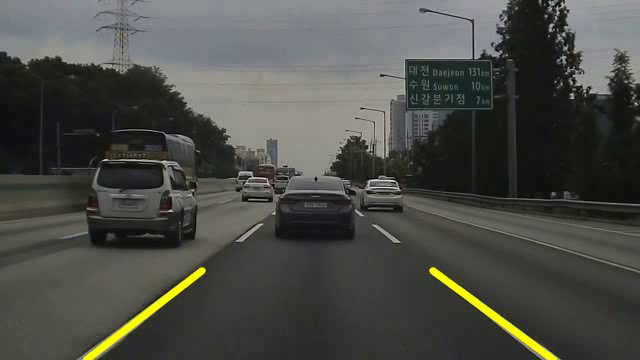
//> input picture frame 37 of RoadLaneDetection/RoadLaneDetection/result.avi, 640 x 360 px, given in place of change.mp4, which was not available
$ ./main   (built with g++ and OpenCV 4)
//> lines starting //> are read from the running program, lines starting //| are printed output that depends on the picture; after the words box and inside, x2 and y2 are one past the last pixel; in counts of white or black regions, pixels touching at a corner belong together; pictures that were not available may be replaced by others from this repository, and a replacement may not be noted
### RoadLaneDetection/RoadLaneDetection/RoadLaneDetector.h
#pragma once
#include <opencv2/highgui/highgui.hpp>
#include<iostream>
#include <string>
#include <vector>
#include "opencv2/opencv.hpp"

using namespace std;
using namespace cv;

class RoadLaneDetector
{
private:
	double img_size, img_center;
	double left_m, right_m;
	Point left_b, right_b;
	bool left_detect = false, right_detect = false;

	double poly_bottom_width = 0.85;
	double poly_top_width = 0.07;
	double poly_height = 0.4;


public:
	Mat filter_colors(Mat img_frame);
	Mat limit_region(Mat img_edges);
	vector<Vec4i> houghLines(Mat img_mask);
	vector<vector<Vec4i> > separateLine(Mat img_edges, vector<Vec4i> lines);
	vector<Point> regression(vector<vector<Vec4i> > separated_lines, Mat img_input);
	Mat drawLine(Mat img_input, vector<Point> lane);
};

### RoadLaneDetection/RoadLaneDetection/RoadLaneDetection.cpp
#include "opencv2/opencv.hpp"
#include <opencv2/highgui/highgui.hpp>
#include "RoadLaneDetector.h"
#include <iostream>
#include <string>
#include <vector>


Mat RoadLaneDetector::filter_colors(Mat img_frame) {
	/*
		흰색/노란색 색상의 범위를 정해 해당되는 차선을 필터링한다.
	*/
	Mat output;
	UMat img_hsv;
	UMat white_mask, white_image;
	UMat yellow_mask, yellow_image;
	img_frame.copyTo(output);

	//차선 색깔 범위
	Scalar lower_white = Scalar(140, 140, 140); //흰색 차선 (RGB)
	Scalar upper_white = Scalar(255, 255, 255);
	Scalar lower_yellow = Scalar(100, 50, 50); //파란색 차선 (HSV)
	Scalar upper_yellow = Scalar(255, 100, 100);

	//흰색 필터링
	inRange(output, lower_white, upper_white, white_mask);
	bitwise_and(output, output, white_image, white_mask);

	cvtColor(output, img_hsv, COLOR_BGR2HSV);

	//노란색 필터링
	inRange(img_hsv, lower_yellow, upper_yellow, yellow_mask);
	bitwise_and(output, output, yellow_image, yellow_mask);

	//두 영상을 합친다.
	addWeighted(white_image, 1.0, yellow_image, 1.0, 0.0, output);
	return output;
}


Mat RoadLaneDetector::limit_region(Mat img_edges) {
	/*
		관심 영역의 가장자리만 감지되도록 마스킹한다.
		관심 영역의 가장자리만 표시되는 이진 영상을 반환한다.
	*/
	int width = img_edges.cols;
	int height = img_edges.rows;

	Mat output;
	Mat mask = Mat::zeros(height, width, CV_8UC1);

	//관심 영역 정점 계산
	Point points[4]{
		Point((width * (1 - poly_bottom_width)) / 2, height),
		Point((width * (1 - poly_top_width)) / 2, height - height * poly_height),
		Point(width - (width * (1 - poly_top_width)) / 2, height - height * poly_height),
		Point(width - (width * (1 - poly_bottom_width)) / 2, height)
	};

	//정점으로 정의된 다각형 내부의 색상을 채워 그린다.
	fillConvexPoly(mask, points, 4, Scalar(255, 0, 0));

	//결과를 얻기 위해 edges 이미지와 mask를 곱한다.
	bitwise_and(img_edges, mask, output);
	return output;
}

vector<Vec4i> RoadLaneDetector::houghLines(Mat img_mask) {
	/*
		관심영역으로 마스킹 된 이미지에서 모든 선을 추출하여 반환
	*/
	vector<Vec4i> line;

	//확률적용 허프변환 직선 검출 함수
	HoughLinesP(img_mask, line, 2, CV_PI / 180, 50, 40, 100);
	return line;
}

vector<vector<Vec4i>> RoadLaneDetector::separateLine(Mat img_edges, vector<Vec4i> lines) {
	/*
		검출된 모든 허프변환 직선들을 기울기 별로 정렬한다.
		선을 기울기와 대략적인 위치에 따라 좌우로 분류한다.
	*/

	vector<vector<Vec4i>> output(2);
	Point p1, p2;
	vector<double> slopes;
	vector<Vec4i> final_lines, left_lines, right_lines;
	double slope_thresh = 0.3;

	//검출된 직선들의 기울기를 계산
	for (int i = 0; i < lines.size(); i++) {
		Vec4i line = lines[i];
		p1 = Point(line[0], line[1]);
		p2 = Point(line[2], line[3]);

		double slope;
		if (p2.x - p1.x == 0)  //코너 일 경우
			slope = 999.0;
		else
			slope = (p2.y - p1.y) / (double)(p2.x - p1.x);

		//기울기가 너무 수평인 선은 제외
		if (abs(slope) > slope_thresh) {
			slopes.push_back(slope);
			final_lines.push_back(line);
		}
	}

	//선들을 좌우 선으로 분류
	img_center = (double)((img_edges.cols / 2));

	for (int i = 0; i < final_lines.size(); i++) {
		p1 = Point(final_lines[i][0], final_lines[i][1]);
		p2 = Point(final_lines[i][2], final_lines[i][3]);

		if (slopes[i] > 0 && p1.x > img_center && p2.x > img_center) {
			right_detect = true;
			right_lines.push_back(final_lines[i]);
		}
		else if (slopes[i] < 0 && p1.x < img_center && p2.x < img_center) {
			left_detect = true;
			left_lines.push_back(final_lines[i]);
		}
	}

	output[0] = right_lines;
	output[1] = left_lines;
	return output;
}

vector<Point> RoadLaneDetector::regression(vector<vector<Vec4i>> separatedLines, Mat img_input) {
	/*
		선형 회귀를 통해 좌우 차선 각각의 가장 적합한 선을 찾는다.
	*/
	vector<Point> output(4);
	Point p1, p2, p3, p4;
	Vec4d left_line, right_line;
	vector<Point> left_points, right_points;

	if (right_detect) {
		for (auto i : separatedLines[0]) {
			p1 = Point(i[0], i[1]);
			p2 = Point(i[2], i[3]);

			right_points.push_back(p1);
			right_points.push_back(p2);
		}

		if (right_points.size() > 0) {
			//주어진 contour에 최적화된 직선 추출
			fitLine(right_points, right_line, DIST_L2, 0, 0.01, 0.01);

			right_m = right_line[1] / right_line[0];  //기울기
			right_b = Point(right_line[2], right_line[3]);
		}
	}

	if (left_detect) {
		for (auto j : separatedLines[1]) {
			p3 = Point(j[0], j[1]);
			p4 = Point(j[2], j[3]);

			left_points.push_back(p3);
			left_points.push_back(p4);
		}

		if (left_points.size() > 0) {
			//주어진 contour에 최적화된 직선 추출
			fitLine(left_points, left_line, DIST_L2, 0, 0.01, 0.01);

			left_m = left_line[1] / left_line[0];  //기울기
			left_b = Point(left_line[2], left_line[3]);
		}
	}

	//좌우 선 각각의 두 점을 계산한다.
	//y = m*x + b  --> x = (y-b) / m
	int y1 = img_input.rows;
	int y2 = 270;

	double right_x1 = ((y1 - right_b.y) / right_m) + right_b.x;
	double right_x2 = ((y2 - right_b.y) / right_m) + right_b.x;

	double left_x1 = ((y1 - left_b.y) / left_m) + left_b.x;
	double left_x2 = ((y2 - left_b.y) / left_m) + left_b.x;

	output[0] = Point(right_x1, y1);
	output[1] = Point(right_x2, y2);
	output[2] = Point(left_x1, y1);
	output[3] = Point(left_x2, y2);

	return output;
}

Mat RoadLaneDetector::drawLine(Mat img_input, vector<Point> lane) {
	/*
		차선 이탈 시 경고 표시 띄우기
		좌우 차선을 영상에 선으로 그린다.
	*/

	vector<Point> poly_points;
	Mat output;
	img_input.copyTo(output);

	poly_points.push_back(lane[2]);
	poly_points.push_back(lane[0]);
	poly_points.push_back(lane[1]);
	poly_points.push_back(lane[3]);

	addWeighted(output, 0.3, img_input, 0.7, 0, img_input);  //영상 합하기

	double offset;
	double a = 180 - lane[2].x;
	double b = lane[0].x - 180;
	double width = lane[0].x - lane[2].x;

	if (a >= b) offset = a / width * 3.7 - 3.7 / 2.0;
	else offset = 3.7 / 2.0 - b / width * 3.7;

	if (abs(offset) > 1.5)
		putText(img_input, "Warning", Point(120, 80), FONT_HERSHEY_SIMPLEX, 3, Scalar(255, 255, 255), 3, LINE_AA);

	//좌우 차선 선 그리기
	line(img_input, lane[0], lane[1], Scalar(0, 255, 255), 5, LINE_AA);
	line(img_input, lane[2], lane[3], Scalar(0, 255, 255), 5, LINE_AA);

	return img_input;
}

### RoadLaneDetection/RoadLaneDetection/main.cpp
#include <opencv2/highgui/highgui.hpp>
#include <opencv2\opencv.hpp>
#include "RoadLaneDetector.h"
#include <iostream>
#include <string>
#include <vector>

using namespace cv;
using namespace std;

int main()
{
	RoadLaneDetector roadLaneDetector;
	Mat img_frame, img_filter, img_edges, img_mask, img_lines, img_result;
	vector<Vec4i> lines;
	vector<vector<Vec4i> > separated_lines;
	vector<Point> lane;
	string dir;

	VideoCapture video("change.mp4");
	if (!video.isOpened()) {
		cout << "동영상 파일을 열 수 없습니다. \n" << endl;
		return -1;
	}

	video.read(img_frame);
//> img_frame is the input picture: 360 rows x 640 cols, CV_8UC3; mean B, G, R 71.4, 76.7, 75.4
	if (img_frame.empty()) return -1;

	VideoWriter writer;
	int codec = VideoWriter::fourcc('D', 'I', 'V', 'X');
	double fps = video.get(CAP_PROP_FPS);
	string filename = "./result.avi";

	writer.open(filename, codec, fps, img_frame.size(), CV_8UC3);
	if (!writer.isOpened()) {
		cout << "출력을 위한 비디오 파일을 열 수 없습니다. \n";
		return -1;
	}

	while (1) {
		// 1. 원본 영상 읽어오기
		if (!video.read(img_frame)) break;
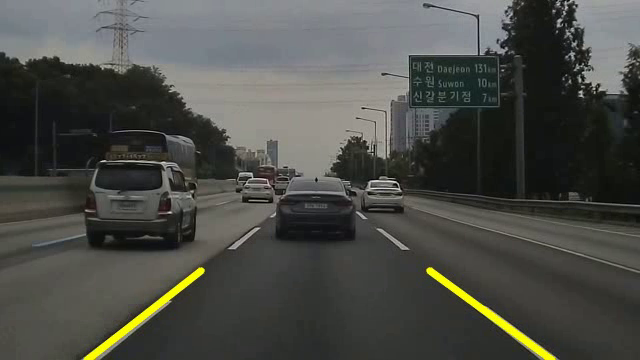
//> input picture frame 38 of RoadLaneDetection/RoadLaneDetection/result.avi, 640 x 360 px, given in place of change.mp4, which was not available
//> img_frame is the input picture: 360 rows x 640 cols, CV_8UC3; mean B, G, R 71.8, 76.9, 75.7

		// 2. 차선에 해당하는 색상 범위에 있는 것만 필터링하여 후보로 저장
		img_filter = roadLaneDetector.filter_colors(img_frame);
//> in filter_colors, `inRange(output, lower_white, upper_white, white_mask);`:
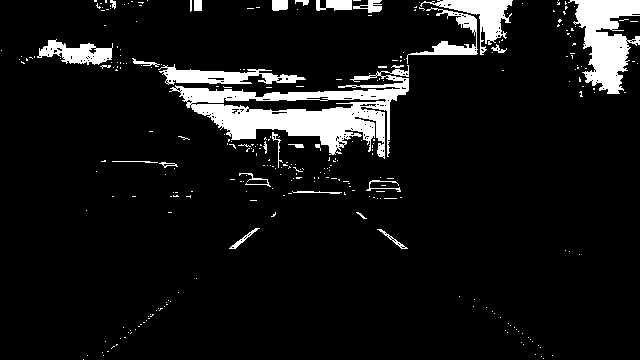
//> white_mask: 360 rows x 640 cols, CV_8UC1; 8.3% white; 303 white regions (274 under 20 px), largest, box (x1, y1, x2, y2) and area: (169, 65, 409, 159) 8095, (568, 0, 640, 94) 3676, (420, 0, 513, 55) 1502
//> in filter_colors, `bitwise_and(output, output, white_image, white_mask);`:
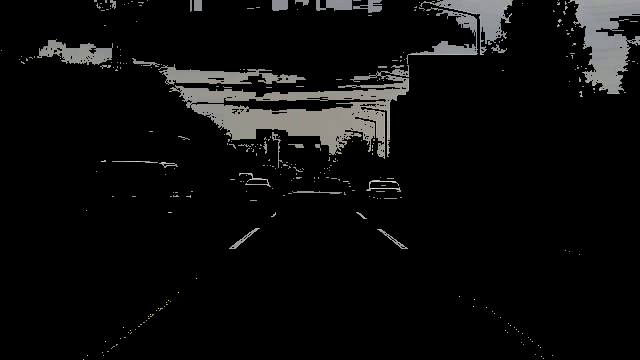
//> white_image: 360 rows x 640 cols, CV_8UC3; mean B, G, R 12.3, 12.5, 12.6
//> in filter_colors, `cvtColor(output, img_hsv, COLOR_BGR2HSV);`: img_hsv: 360 rows x 640 cols, CV_8UC3; mean H, S, V 53.4, 28.3, 78.4
//> in filter_colors, `inRange(img_hsv, lower_yellow, upper_yellow, yellow_mask);`: yellow_mask: 360 rows x 640 cols, CV_8UC1; 0.05% white in thin lines or dots, all inside (x1, y1, x2, y2) = (62, 8, 558, 360)
		// 3. 영상을 GrayScale로 변환
		cvtColor(img_filter, img_filter, COLOR_BGR2GRAY);
		// 4. Canny Edge Detection으로 edge를 추출
		Canny(img_filter, img_edges, 100, 120);
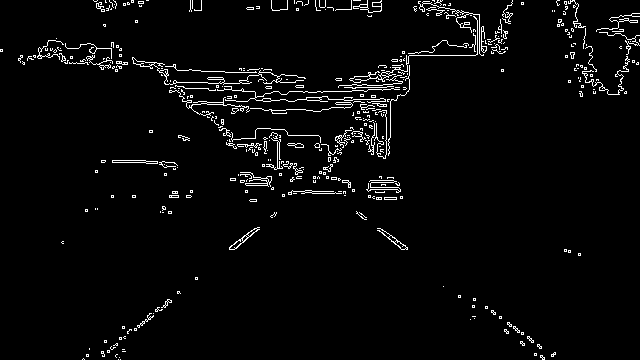
//> img_edges: 360 rows x 640 cols, CV_8UC1; 3.3% white in thin lines or dots
		// 5. 자동차의 진행 방향 바닥에만 존재하는 차선 검출을 위해 관심 영역 지정
		img_mask = roadLaneDetector.limit_region(img_edges);
//> in limit_region, `fillConvexPoly(mask, points, 4, Scalar(255, 0, 0));`:
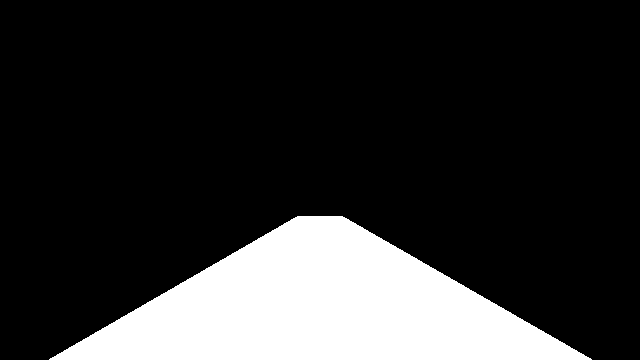
//> mask: 360 rows x 640 cols, CV_8UC1; 18.5% white; 1 white region, box (x1, y1, x2, y2) and area: (49, 216, 592, 360) 42513
//> in limit_region, `bitwise_and(img_edges, mask, output);`:
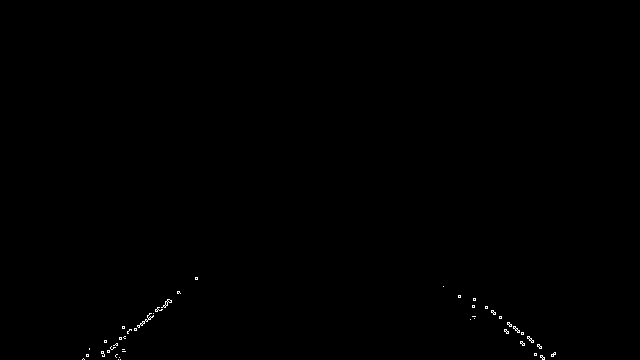
//> output: 360 rows x 640 cols, CV_8UC1; 0.18% white in thin lines or dots, all inside (x1, y1, x2, y2) = (82, 277, 556, 360)
		// 6. Hough 변환으로 edge에서 직선 성분을 추출
		lines = roadLaneDetector.houghLines(img_mask);
//> in houghLines, `HoughLinesP(img_mask, line, 2, CV_PI / 180, 50, 40, 100);`: line = 5 lines (x1, y1, x2, y2): [102, 355, 197, 278], [474, 298, 551, 356], [473, 298, 553, 356], [102, 353, 196, 277], [104, 356, 171, 300]
//> lines = 5 items: [102, 355, 197, 278], [474, 298, 551, 356], [473, 298, 553, 356], [102, 353, 196, 277], [104, 356, 171, 300]

		if (lines.size() > 0) {
			// 7. 기울기를 통해 좌우로 나눈 후 가장 적합한 좌우 차선 찾기
			separated_lines = roadLaneDetector.separateLine(img_mask, lines);
//> the loop in separateLine, `for (int i = 0; i < lines.size(); i++)` made 5 passes
//> (p1, p2, slope) on passes 1 to 5: (Point(102, 355), Point(197, 278), -0.811), (Point(474, 298), Point(551, 356), 0.753), (Point(473, 298), Point(553, 356), 0.725), (Point(102, 353), Point(196, 277), -0.809), (Point(104, 356), Point(171, 300), -0.836)
//> the loop in separateLine, `for (int i = 0; i < final_lines.size(); i++)` made 5 passes
//> separated_lines = 2 items
			lane = roadLaneDetector.regression(separated_lines, img_frame);
//> the loop in regression, `for (auto i : separatedLines[0])` made 2 passes
//> in regression, `fitLine(right_points, right_line, DIST_L2, 0, 0.01, 0.01);`: right_line = [0.804, 0.594, 512.8, 327]
//> in regression, `right_m = right_line[1] / right_line[0];`: right_m = 0.739
//> in regression, `right_b = Point(right_line[2], right_line[3]);`: right_b = Point(512, 327)
//> the loop in regression, `for (auto j : separatedLines[1])` made 3 passes
//> in regression, `fitLine(left_points, left_line, DIST_L2, 0, 0.01, 0.01);`: left_line = [0.774, -0.634, 145.3, 319.8]
//> in regression, `left_m = left_line[1] / left_line[0];`: left_m = -0.819
//> in regression, `left_b = Point(left_line[2], left_line[3]);`: left_b = Point(145, 319)
//> in regression, `double right_x1 = ((y1 - right_b.y) / right_m) + right_b.x;`: right_x1 = 556.7
//> in regression, `double right_x2 = ((y2 - right_b.y) / right_m) + right_b.x;`: right_x2 = 434.8
//> in regression, `double left_x1 = ((y1 - left_b.y) / left_m) + left_b.x;`: left_x1 = 94.94
//> in regression, `double left_x2 = ((y2 - left_b.y) / left_m) + left_b.x;`: left_x2 = 204.8
//> in regression, `output[0] = Point(right_x1, y1);`: output = 4 Points (x, y): [556, 360], [0, 0], [0, 0], [0, 0]
//> in regression, `output[1] = Point(right_x2, y2);`: output = 4 Points (x, y): [556, 360], [434, 270], [0, 0], [0, 0]
//> in regression, `output[2] = Point(left_x1, y1);`: output = 4 Points (x, y): [556, 360], [434, 270], [94, 360], [0, 0]
//> in regression, `output[3] = Point(left_x2, y2);`: output = 4 Points (x, y): [556, 360], [434, 270], [94, 360], [204, 270]
//> lane has the same summary as output in regression

			// 8. 영상에 최종 인식한 차선을 그리고 차량이 차선이탈 경우 경고 표시 띄우기
			img_result = roadLaneDetector.drawLine(img_frame, lane);
//> in drawLine, `poly_points.push_back(lane[2]);`: poly_points = 1 Point (x, y): [94, 360]
//> in drawLine, `poly_points.push_back(lane[0]);`: poly_points = 2 Points (x, y): [94, 360], [556, 360]
//> in drawLine, `poly_points.push_back(lane[1]);`: poly_points = 3 Points (x, y): [94, 360], [556, 360], [434, 270]
//> in drawLine, `poly_points.push_back(lane[3]);`: poly_points = 4 Points (x, y): [94, 360], [556, 360], [434, 270], [204, 270]
//> in drawLine, `double a = 180 - lane[2].x;`: a = 86
//> in drawLine, `double b = lane[0].x - 180;`: b = 376
//> in drawLine, `double width = lane[0].x - lane[2].x;`: width = 462
//> in drawLine, `else offset = 3.7 / 2.0 - b / width * 3.7;`: offset = -1.16
//> in drawLine, `line(img_input, lane[2], lane[3], Scalar(0, 255, 255), 5, LINE_AA);`:
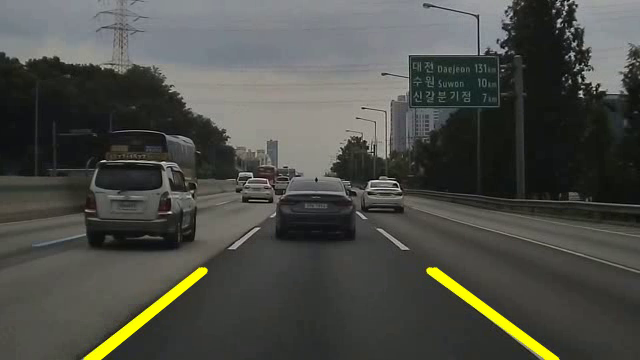
//> img_input: 360 rows x 640 cols, CV_8UC3; mean B, G, R 71.4, 77.5, 76.3
		}
		writer << img_result;
		imshow("result", img_result);

		if (waitKey(1) == 27)
//> the Esc key is pressed
			break;
	}

	return 0;
}

$ run again, starting later in the video
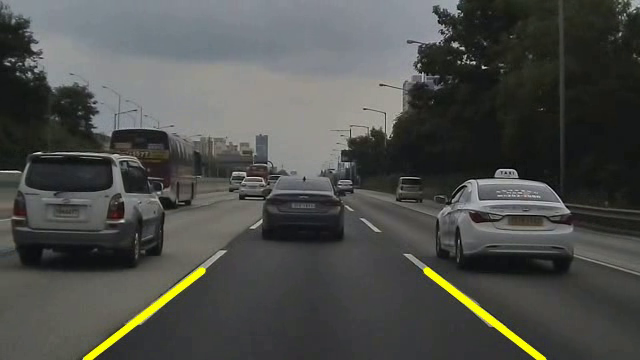
//> input picture frame 297 of RoadLaneDetection/RoadLaneDetection/result.avi, 640 x 360 px, given in place of change.mp4, which was not available
//> img_frame is the input picture: 360 rows x 640 cols, CV_8UC3; mean B, G, R 75.1, 78.7, 77.3
//> in filter_colors, `inRange(output, lower_white, upper_white, white_mask);`:
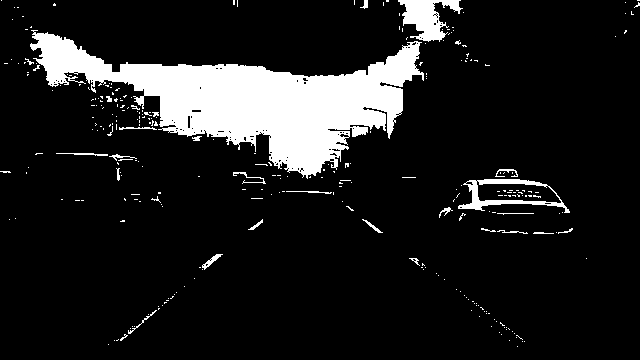
//> white_mask: 360 rows x 640 cols, CV_8UC1; 11.7% white; 293 white regions (266 under 20 px), largest, box (x1, y1, x2, y2) and area: (30, 30, 424, 179) 22538, (398, 0, 463, 42) 1403, (458, 179, 570, 213) 1017
//> img_hsv: 360 rows x 640 cols, CV_8UC3; mean H, S, V 64.8, 25.3, 80.7
//> yellow_mask: 360 rows x 640 cols, CV_8UC1; 0.1% white in thin lines or dots, all inside (x1, y1, x2, y2) = (0, 1, 576, 360)
//> img_edges: 360 rows x 640 cols, CV_8UC1; 2.7% white in thin lines or dots
//> mask: 360 rows x 640 cols, CV_8UC1; 18.5% white; 1 white region, box (x1, y1, x2, y2) and area: (49, 216, 592, 360) 42513
//> in houghLines, `HoughLinesP(img_mask, line, 2, CV_PI / 180, 50, 40, 100);`: line = 6 lines (x1, y1, x2, y2): [416, 258, 539, 351], [412, 257, 538, 352], [95, 358, 206, 268], [118, 341, 206, 270], [410, 257, 517, 347], [107, 345, 203, 270]
//> lines = 6 items: [416, 258, 539, 351], [412, 257, 538, 352], [95, 358, 206, 268], [118, 341, 206, 270], [410, 257, 517, 347], [107, 345, 203, 270]
//> the loop in separateLine, `for (int i = 0; i < lines.size(); i++)` made 6 passes
//> (p1, p2, slope) on passes 1 to 6: (Point(416, 258), Point(539, 351), 0.756), (Point(412, 257), Point(538, 352), 0.754), (Point(95, 358), Point(206, 268), -0.811), (Point(118, 341), Point(206, 270), -0.807), (Point(410, 257), Point(517, 347), 0.841), (Point(107, 345), Point(203, 270), -0.781)
//> the loop in separateLine, `for (int i = 0; i < final_lines.size(); i++)` made 6 passes
//> separated_lines = 2 items
//> the loop in regression, `for (auto i : separatedLines[0])` made 3 passes
//> right_line = [0.791, 0.612, 472, 303.7]
//> right_m = 0.775
//> right_b = Point(472, 303)
//> the loop in regression, `for (auto j : separatedLines[1])` made 3 passes
//> left_line = [0.781, -0.624, 155.8, 308.7]
//> left_m = -0.799
//> left_b = Point(155, 308)
//> right_x1 = 545.6
//> right_x2 = 429.4
//> left_x1 = 89.95
//> left_x2 = 202.5
//> in regression, `output[0] = Point(right_x1, y1);`: output = 4 Points (x, y): [545, 360], [0, 0], [0, 0], [0, 0]
//> in regression, `output[1] = Point(right_x2, y2);`: output = 4 Points (x, y): [545, 360], [429, 270], [0, 0], [0, 0]
//> in regression, `output[2] = Point(left_x1, y1);`: output = 4 Points (x, y): [545, 360], [429, 270], [89, 360], [0, 0]
//> in regression, `output[3] = Point(left_x2, y2);`: output = 4 Points (x, y): [545, 360], [429, 270], [89, 360], [202, 270]
//> lane has the same summary as output in regression
//> in drawLine, `poly_points.push_back(lane[2]);`: poly_points = 1 Point (x, y): [89, 360]
//> in drawLine, `poly_points.push_back(lane[0]);`: poly_points = 2 Points (x, y): [89, 360], [545, 360]
//> in drawLine, `poly_points.push_back(lane[1]);`: poly_points = 3 Points (x, y): [89, 360], [545, 360], [429, 270]
//> in drawLine, `poly_points.push_back(lane[3]);`: poly_points = 4 Points (x, y): [89, 360], [545, 360], [429, 270], [202, 270]
//> a = 91
//> b = 365
//> in drawLine, `double width = lane[0].x - lane[2].x;`: width = 456
//> offset = -1.11
//> in drawLine, `line(img_input, lane[2], lane[3], Scalar(0, 255, 255), 5, LINE_AA);`:
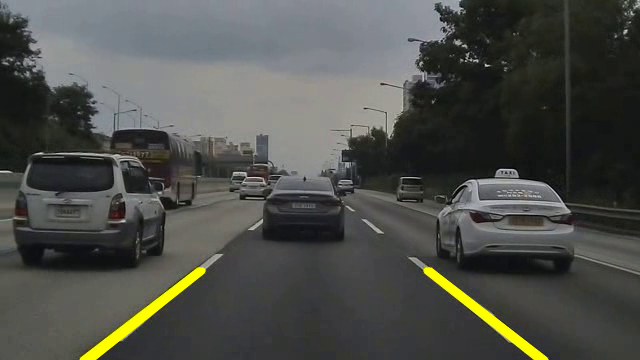
//> img_input: 360 rows x 640 cols, CV_8UC3; mean B, G, R 75, 79.4, 78
